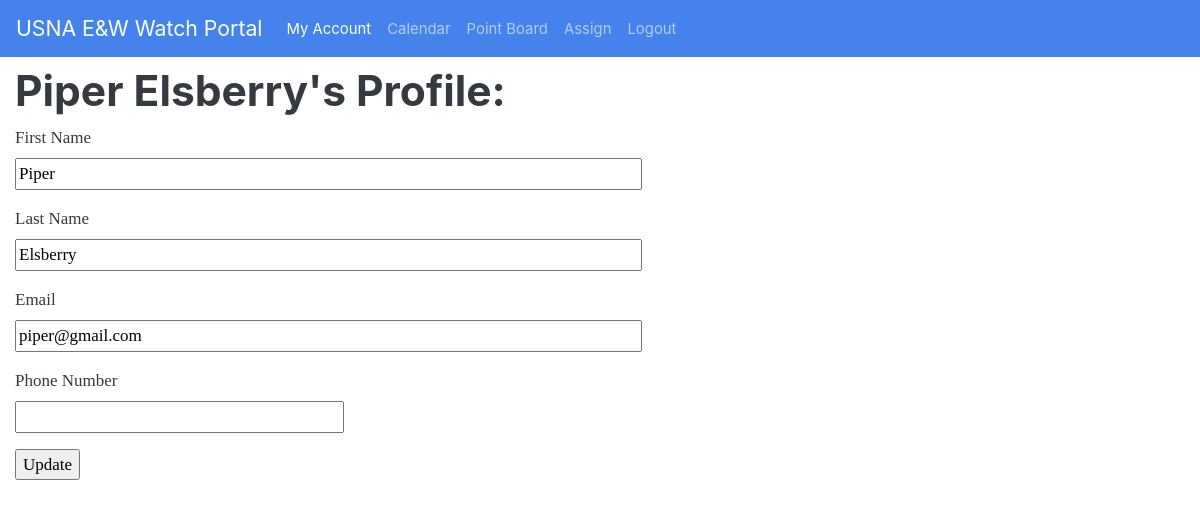
Screenshot of /profile (signed in) with the database file from the repository.
### app.py (models this page shows, shortened)
class User(UserMixin, db.Model):
    __tablename__ = 'Users'
    id = db.Column(db.Integer, primary_key=True)
    active = db.Column(db.Boolean, default=True)
    first = db.Column(db.String(128))
    last = db.Column(db.String(128))
    email = db.Column(db.String(64), index=True, unique=True)
    password_hash = db.Column(db.String(128))
    created = db.Column(db.DateTime, index=False,
                        unique=False, default=date.today())
    phone = db.Column(db.Integer)
    qualified = db.Column(db.Boolean, index=True, unique=False, default=False)
    data = db.Column(db.String(32768), index=False, unique=False)
    points = db.Column(db.Integer, index=True, unique=False, default=0)
    department = db.Column(db.String(128))
    def __repr__(self):
        return f"{self.first} {self.last}"

### app.py (the view)
@app.route('/profile', methods=['GET', 'POST'])
@login_required
def profile():
    form = ProfileForm()
    if form.validate_on_submit():
        current_user.first = form.first.data
        current_user.last = form.last.data
        current_user.email = form.email.data
        current_user.phone = form.phone.data
    form.email.data = current_user.email
    form.phone.data = current_user.phone
    form.first.data = current_user.first
    form.last.data = current_user.last
    print(load_user_bid_dict(current_user.id))
    return render_template('profile.html', form=form)

### app.py
class ProfileForm(FlaskForm):
    email = StringField('Email', validators=[DataRequired(), Email()])
    first = StringField('First Name', validators=[DataRequired()])
    last = StringField('Last Name', validators=[DataRequired()])
    phone = StringField('Phone Number')
    submit = SubmitField('Update')

### app.py (called while the page is built)
@login.user_loader
def load_user(id=1):
    return User.query.get(int(id))

def load_user_bid_dict(u_id):
    try:
        user_bid_dict = json.loads(User.query.get(u_id).data)
    except:
        user_bid_dict = {}
    user_bid_dict = {int(k): int(v) for k, v in user_bid_dict.items()}
    return user_bid_dict

### templates/profile.html (shortened to what this page needs)
{%extends "base.html"%}
{%block content%}
<h1>{{current_user}}'s Profile:</h1>
<form action="" method="post">
    <p>
        {{ form.first.label }}<br>
        {{ form.first(size=64) }}<br>
    </p>
    <p>
        {{ form.last.label }}<br>
        {{ form.last(size=64) }}<br>
    </p>
    <p>
        {{ form.email.label }}<br>
        {{ form.email(size=64) }}<br>
    </p>
    <p>
        {{ form.phone.label }}<br>
        {{ form.phone(size=32) }}<br>
    </p>
    <p>{{ form.submit() }}</p>
</form>
{%endblock%}

### rows the page displays
User: first+last "Piper Elsberry", first "Piper", last "Elsberry", email "piper@gmail.com"
